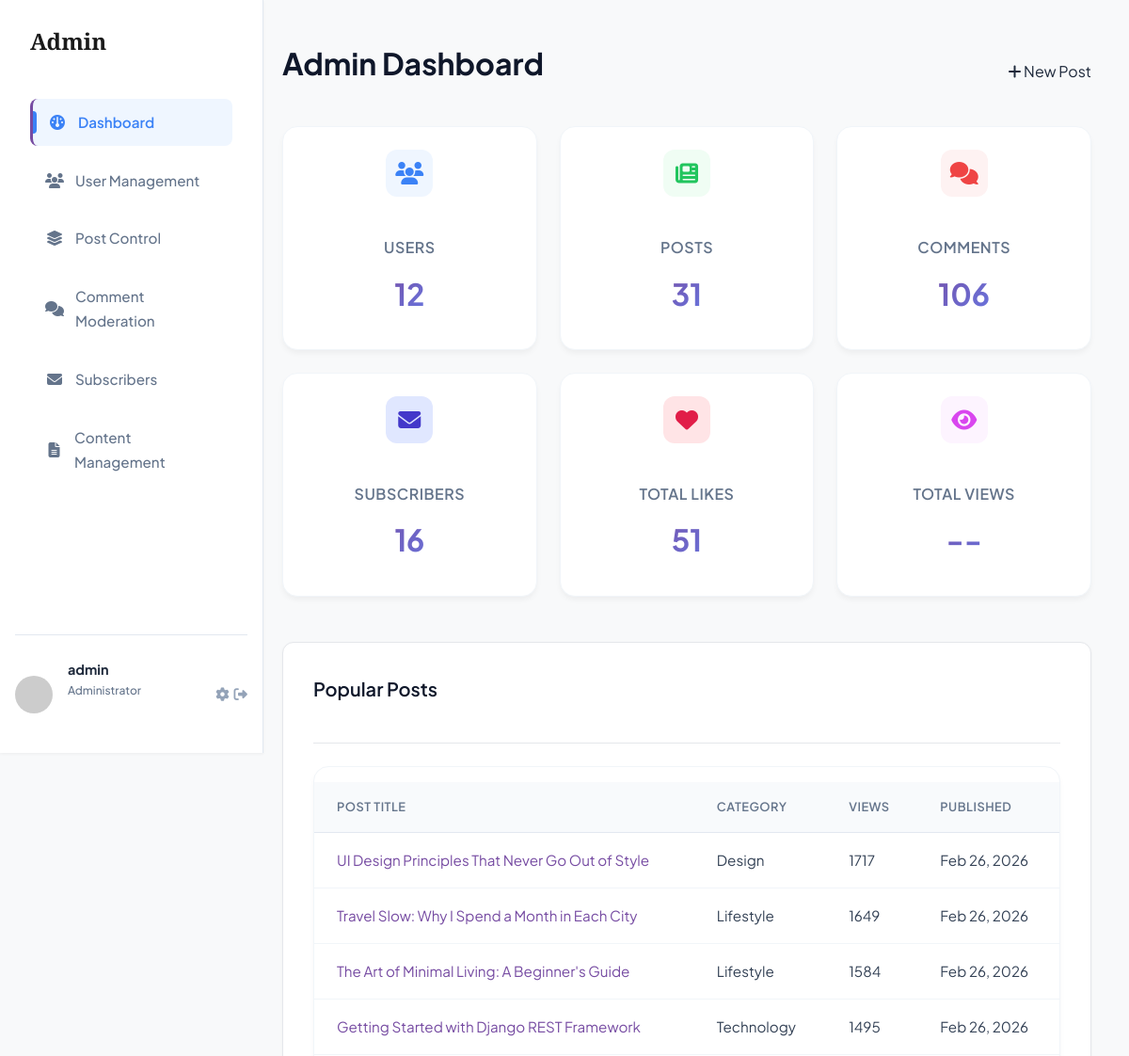
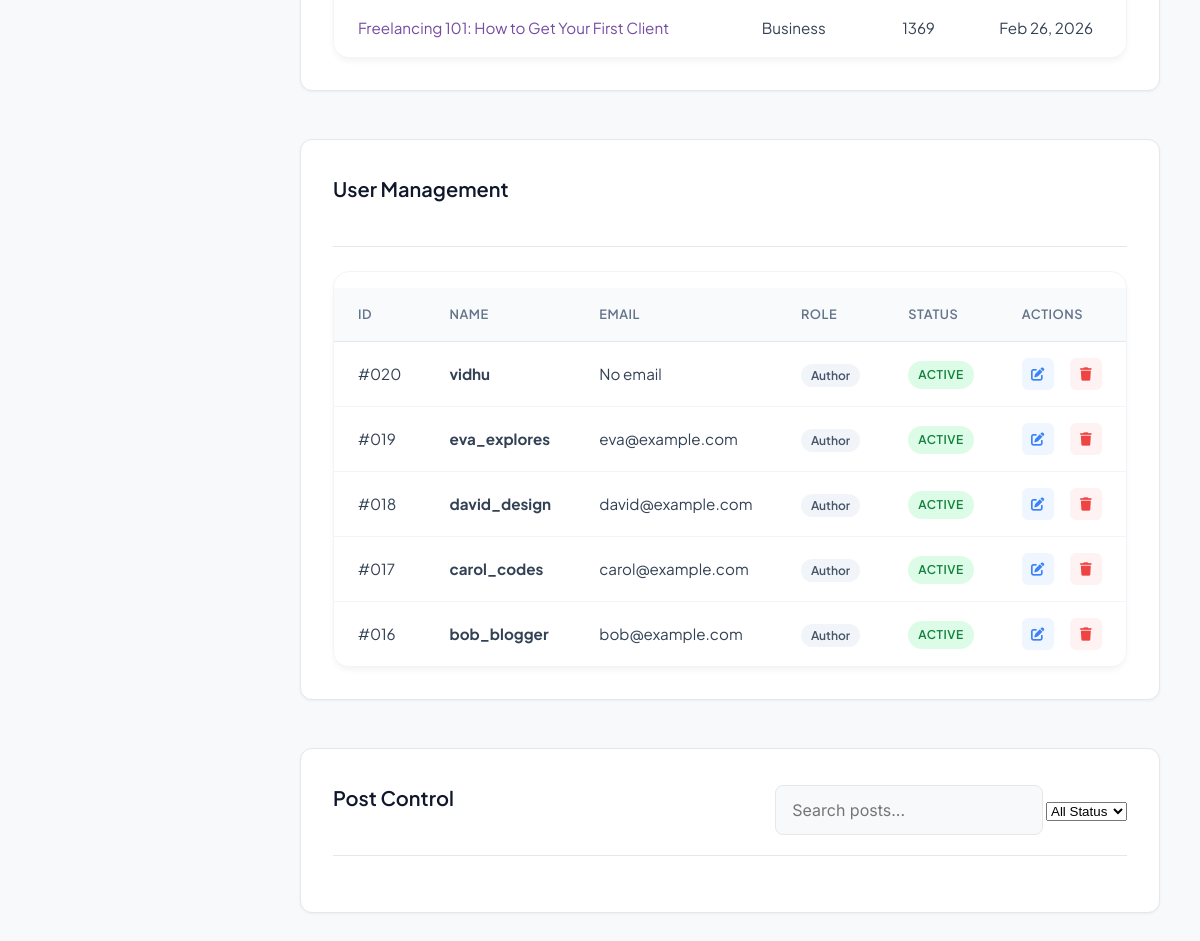
Screenshot of /admin-dashboard/ (signed in) with the database file from the repository (2 pictures, top to bottom).
### myapp/models.py (models this page shows, shortened)
class Post(models.Model):
    CATEGORY_CHOICES = [
        ('technology', 'Technology'),
        ('lifestyle', 'Lifestyle'),
        ('design', 'Design'),
        ('culture', 'Culture'),
        ('business', 'Business'),
        ('other', 'Other'),
    ]
    author = models.ForeignKey(User, on_delete=models.CASCADE)
    title = models.CharField(max_length=200)
    content = models.TextField()
    image = models.ImageField(upload_to='blog_images/', blank=True, null=True)
    category = models.ForeignKey(Category, on_delete=models.SET_NULL, null=True, related_name='posts')
    likes = models.ManyToManyField(User, related_name='blog_posts', blank=True)
    is_published = models.BooleanField(default=False)
    newsletter_sent = models.BooleanField(default=False)
    views_count = models.PositiveIntegerField(default=0)
    created_at = models.DateTimeField(auto_now_add=True)
    updated_at = models.DateTimeField(auto_now=True)
    tags = TaggableManager()
    class Meta:
        ordering = ['-created_at']

class Category(models.Model):
    name = models.CharField(max_length=100, unique=True)
    slug = models.SlugField(max_length=100, unique=True)
    description = models.TextField(blank=True)
    created_at = models.DateTimeField(auto_now_add=True)
    class Meta:
        verbose_name_plural = "Categories"
        ordering = ['name']

### myapp/views.py (the view)
# urls.py: path('admin-dashboard/', views.admin_dashboard, name='admin_dashboard'),
@login_required
def admin_dashboard(request):
    if not request.user.is_superuser:
        messages.error(request, "Access denied. Admin privileges required.")
        return redirect('home')
    total_users = User.objects.count()
    total_posts = Post.objects.count()
    total_comments = Comment.objects.count()
    total_subscribers = Subscriber.objects.count()
    total_likes = Post.likes.through.objects.count()
    latest_users = User.objects.order_by('-date_joined')[:5]
    latest_posts = Post.objects.order_by('-created_at')[:5]
    context = {
        'total_users': total_users,
        'total_posts': total_posts,
        'total_comments': total_comments,
        'total_subscribers': total_subscribers,
        'total_likes': total_likes,
        'latest_users': latest_users,
        'latest_posts': latest_posts,
        'popular_posts': Post.objects.order_by('-views_count')[:5],
        'is_admin_page': True  # For conditional template rendering
    }
    return render(request, 'custom_admin/dashboard.html', context)

### myapp/templates/custom_admin/dashboard.html (shortened to what this page needs)
{% extends 'custom_admin/base.html' %}
{% block admin_content %}
<div class="admin-header">
    <h1>Admin Dashboard</h1>
    <div class="header-actions">
        <a href="{% url 'create_post' %}" class="btn-sm"><i class="fas fa-plus"></i> New Post</a>
    </div>
</div>
<div class="stats-grid">
    <div class="stat-card">
        <div class="stat-icon users">
            <i class="fas fa-users"></i>
        </div>
        <div class="stat-details">
            <h3>Users</h3>
            <div class="stat-number">{{ total_users }}</div>
        </div>
    </div>
    <div class="stat-card">
        <div class="stat-icon posts">
            <i class="fas fa-newspaper"></i>
        </div>
        <div class="stat-details">
            <h3>Posts</h3>
            <div class="stat-number">{{ total_posts }}</div>
        </div>
    </div>
    <div class="stat-card">
        <div class="stat-icon comments">
            <i class="fas fa-comments"></i>
        </div>
        <div class="stat-details">
            <h3>Comments</h3>
            <div class="stat-number">{{ total_comments }}</div>
        </div>
    </div>
    <div class="stat-card">
        <div class="stat-icon subscribers" style="background: #e0e7ff; color: #4338ca;">
            <i class="fas fa-envelope"></i>
        </div>
        <div class="stat-details">
            <h3>Subscribers</h3>
            <div class="stat-number">{{ total_subscribers }}</div>
        </div>
    </div>
    <div class="stat-card">
        <div class="stat-icon likes" style="background: #ffe4e6; color: #e11d48;">
            <i class="fas fa-heart"></i>
        </div>
        <div class="stat-details">
            <h3>Total Likes</h3>
            <div class="stat-number">{{ total_likes }}</div>
        </div>
    </div>
    <div class="stat-card">
        <div class="stat-icon views">
            <i class="fas fa-eye"></i>
        </div>
        <div class="stat-details">
            <h3>Total Views</h3>
            <div class="stat-number"> -- </div>
        </div>
    </div>
</div>
<div class="admin-section">
    <div class="section-header">
        <h2>Popular Posts</h2>
    </div>
    <div class="table-container">
        <table class="admin-table">
            <thead>
                <tr>
                    <th>Post Title</th>
                    <th>Category</th>
                    <th>Views</th>
                    <th>Published</th>
                </tr>
            </thead>
            <tbody>
                {% for post in popular_posts %}
                <tr>
                    <td><a href="{% url 'post_detail' post.pk %}">{{ post.title }}</a></td>
                    <td>{{ post.category.name }}</td>
                    <td>{{ post.views_count }}</td>
                    <td>{{ post.created_at|date:"M d, Y" }}</td>
                </tr>
                {% empty %}
                <tr>
                    <td colspan="4">No posts yet.</td>
                </tr>
                {% endfor %}
            </tbody>
        </table>
    </div>
</div>
<div class="admin-section">
    <div class="section-header">
        <h2>User Management</h2>
    </div>
    <div class="table-container">
        <table class="admin-table">
            <thead>
                <tr>
                    <th>ID</th>
                    <th>Name</th>
                    <th>Email</th>
                    <th>Role</th>
                    <th>Status</th>
                    <th>Actions</th>
                </tr>
            </thead>
            <tbody>
                {% for user_obj in latest_users %}
                <tr>
                    <td>#{{ user_obj.id|stringformat:"03d" }}</td>
                    <td>
                        <div class="user-cell">
                            <strong>{{ user_obj.username }}</strong>
                        </div>
                    </td>
                    <td>{{ user_obj.email|default:"No email" }}</td>
                    <td>
                        {% if user_obj.is_superuser %}
                        <span class="role-badge admin">Admin</span>
                        {% else %}
                        <span class="role-badge author">Author</span>
                        {% endif %}
                    </td>
                    <td><span class="status-badge active">Active</span></td>
                    <td>
                        <div class="action-buttons">
                            <button class="btn-icon edit"><i class="fas fa-edit"></i></button>
                            <button class="btn-icon delete"><i class="fas fa-trash"></i></button>
                        </div>
                    </td>
                </tr>
                {% endfor %}
            </tbody>
        </table>
    </div>
</div>
<div class="admin-section">
    <div class="section-header">
        <h2>Post Control</h2>
        <form action="{% url 'admin_post_list' %}" method="get" class="filter-controls">
            <input type="text" name="q" placeholder="Search posts..." class="search-input">
            <select name="status" class="status-select">
                <option value="">All Status</option>
            </select>
        </form>
    </div>
</div>
{% endblock %}

### myapp/templates/custom_admin/base.html (shortened to what this page needs)
<!DOCTYPE html>
<html lang="en">
<head>
    <link rel="stylesheet" href="https://cdnjs.cloudflare.com/ajax/libs/font-awesome/6.4.0/css/all.min.css">
    {% load static %}
    <link rel="stylesheet" href="{% static 'css/style.css' %}">
</head>
<body class="admin-body">
    <div class="admin-layout">
        <aside class="admin-sidebar">
            <div class="sidebar-brand">
                <h2>Admin</h2>
            </div>
            <nav class="sidebar-nav">
                <a href="{% url 'admin_dashboard' %}"
                    class="nav-item {% if request.resolver_match.url_name == 'admin_dashboard' %}active{% endif %}">
                    <i class="fas fa-gauge"></i> Dashboard
                </a>
                <a href="{% url 'admin_users' %}"
                    class="nav-item {% if request.resolver_match.url_name == 'admin_users' %}active{% endif %}">
                    <i class="fas fa-users"></i> User Management
                </a>
                <a href="{% url 'admin_post_list' %}"
                    class="nav-item {% if request.resolver_match.url_name == 'admin_post_list' %}active{% endif %}">
                    <i class="fas fa-layer-group"></i> Post Control
                </a>
                <a href="{% url 'admin_comments' %}"
                    class="nav-item {% if request.resolver_match.url_name == 'admin_comments' %}active{% endif %}">
                    <i class="fas fa-comments"></i> Comment Moderation
                </a>
                <a href="{% url 'subscriber_list' %}"
                    class="nav-item {% if request.resolver_match.url_name == 'subscriber_list' %}active{% endif %}">
                    <i class="fas fa-envelope"></i> Subscribers
                </a>
                <a href="{% url 'admin_content' %}"
                    class="nav-item {% if request.resolver_match.url_name == 'admin_content' %}active{% endif %}">
                    <i class="fas fa-file-alt"></i> Content Management
                </a>
            </nav>
            <div class="sidebar-footer">
                <div class="admin-user">
                    <img src="https://ui-avatars.com/api/?name={{ user.username }}&background=6366f1&color=fff"
                        alt="Admin">
                    <div class="user-info">
                        <strong>{{ user.username }}</strong>
                        <span>Administrator</span>
                    </div>
                    <div style="display:flex; gap:5px;">
                        <a href="{% url 'edit_profile' %}" class="logout-btn" title="Edit Profile"><i
                                class="fas fa-cog"></i></a>
                        <a href="{% url 'logout' %}" class="logout-btn" title="Logout"
                            onclick="return confirm('Are you sure you want to logout?');"><i
                                class="fas fa-sign-out-alt"></i></a>
                    </div>
                </div>
            </div>
        </aside>
        <main class="admin-main">
            {% block admin_content %}{% endblock %}
        </main>
    </div>
</body>
</html>

### rows the page displays
Post: title "UI Design Principles That Never Go Out of Style", category.name "Design", views_count "1717", created_at "Feb 26, 2026"
Post: title "Travel Slow: Why I Spend a Month in Each City", category.name "Lifestyle", views_count "1649", created_at "Feb 26, 2026"
Post: title "The Art of Minimal Living: A Beginner's Guide", category.name "Lifestyle", views_count "1584", created_at "Feb 26, 2026"
Post: title "Getting Started with Django REST Framework", category.name "Technology", views_count "1495", created_at "Feb 26, 2026"
Post: title "Freelancing 101: How to Get Your First Client", category.name "Business", views_count "1369", created_at "Feb 26, 2026"

### other values shown
{{ user.username }} "admin"
{{ total_users }} "12"
{{ total_posts }} "31"
{{ total_comments }} "106"
{{ total_subscribers }} "16"
{{ total_likes }} "51"
{{ user_obj.id|stringformat:"03d" }} "020"
{{ user_obj.username }} "vidhu"
{{ user_obj.email|default:"No email" }} "No email"
{{ user_obj.id|stringformat:"03d" }} "019"
{{ user_obj.username }} "eva_explores"
{{ user_obj.email|default:"No email" }} "eva@example.com"
{{ user_obj.id|stringformat:"03d" }} "018"
{{ user_obj.username }} "david_design"
{{ user_obj.email|default:"No email" }} "david@example.com"
